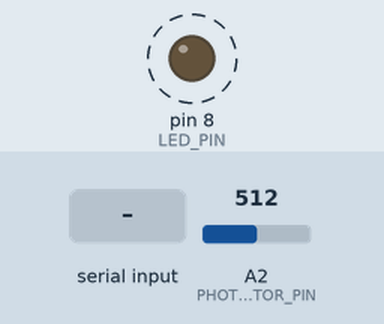
This sketch was run on a simulated Arduino Uno, built with avr-gcc and run on an emulated ATmega328P. On the bench: output pins drawn as LEDs (lit = HIGH). Dashed ring = blinking. The inputs (shaded band) are chosen by the test bench; at power-on: A2 (PHOTORESISTOR_PIN) = 512. What the sketch prints to the serial monitor is not drawn.

Above: at 1.2 s.
1.4 s: "stop\n" received over Serial
Timing chart, 0 to 10.4 s (numbered marks = the images above; inputs shaded):
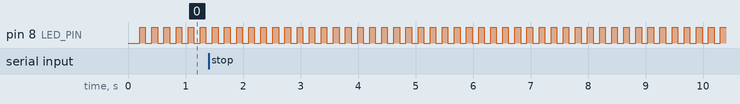

The sketch:

LabAct4.ino
```cpp
#define PHOTORESISTOR_PIN A2
#define LED_PIN 8            // LED pin is Pin 8

const int BRIGHTNESS_THRESHOLD = 220; // Required threshold

// State variable for the latching alarm status
bool alarm_active = false;


void setup() {
  Serial.begin(9600);
  pinMode(LED_PIN, OUTPUT);
  // pinMode(BUZZER_PIN, OUTPUT); // Buzzer pin removed since it's not used

  Serial.println("--- Serial Controlled Alarm Initialized ---");
  Serial.print("Monitoring Photoresistor on A2. Threshold: ");
  Serial.println(BRIGHTNESS_THRESHOLD);
  Serial.println("LED on Pin 8 will blink when threshold is met.");
  Serial.println("Enter 'stop' (case insensitive) to disable the blinking.");
  Serial.println("-------------------------------------------");

  // digitalWrite(BUZZER_PIN, LOW); // Buzzer code removed
  // noTone(BUZZER_PIN);
}

void loop() {
  // Check for incoming Serial Data
  checkSerialInput();

  // Read Sensor Value
  int currentBrightness = readBrightness();
  Serial.print("Brightness: ");
  Serial.println(currentBrightness);

  // Check and Set Latching State (The blinking MUST continue even after threshold is below 220)
  if (currentBrightness >= BRIGHTNESS_THRESHOLD) {
    alarm_active = true;
  }

  // Alarm Action (Execution)
  if (alarm_active) {
    // Blink the LED on pin 8 with a 100ms delay
    digitalWrite(LED_PIN, HIGH);
    delay(100);
    digitalWrite(LED_PIN, LOW);
    delay(100);
  } else {
    // If alarm_active is false ('stop' was received), ensure LED is off
    digitalWrite(LED_PIN, LOW);
  }

  // A small delay to ensure the main loop doesn't run too fast
  delay(10);
}

// Function to read brightness
int readBrightness() {
  return analogRead(PHOTORESISTOR_PIN);
}

// Function to check and process serial input
void checkSerialInput() {
  if (Serial.available()) {
    String input = Serial.readStringUntil('\n');

    input.toLowerCase();
    input.trim();

    // Check if the received word is "stop"
    if (input == "stop") {
      alarm_active = false; // Stop the blinking
      Serial.println("Alarm stopped by Serial Command.");
      digitalWrite(LED_PIN, LOW); // Turn LED off immediately
    }
  }
}
```

Measured:
- by itself, pin 8 (LED_PIN): alternates HIGH for 0.10 s and LOW for 0.11 s
